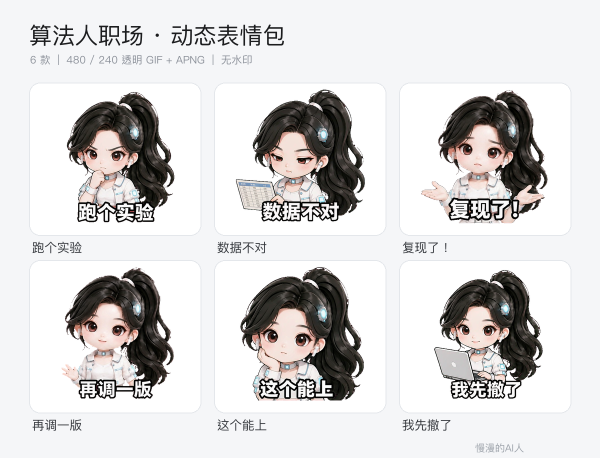
#> input picture assets/示例_B_算法人职场_预览.png, 1200 x 915 px (shown at 1/2 size)
$ python qa_check.py '../assets/示例_B_算法人职场_预览.png'
#> lines starting #> are read from the running program, lines starting #| are printed output that depends on the picture
#!/usr/bin/env python3
"""慢漫的AI人 · 动态表情包工作台

精灵图出图后的自动质检：网格、各格字幕齐全度、角色占比、背景纯度、水印残留。
兼容不透明纯色底、渐变底，以及生图后端直接输出的真透明底。
不通过就按报告改提示词重画，不要带着问题进切帧步骤。

用法:
  python3 qa_check.py 精灵图.png --cols 3 --rows 2
  python3 qa_check.py 精灵图.png --cols 3 --rows 3 --bg "#0000FF"   # 自定义抠图底色
  python3 qa_check.py 精灵图.png --cols 3 --rows 2 --strict          # WARN 也算不通过
退出码: FAIL=1，其余=0
"""
import argparse
import sys
import numpy as np
from PIL import Image

ap = argparse.ArgumentParser(description='精灵图自动质检（慢漫的AI人）')
ap.add_argument('src')
ap.add_argument('--cols', type=int, default=3)
ap.add_argument('--rows', type=int, default=2)
ap.add_argument('--bg', default='', help='自定义抠图底色 #RRGGBB；默认识别品红/绿族')
ap.add_argument('--caption-band', type=float, default=0.22, help='每格底部字幕带高度比例')
ap.add_argument('--strict', action='store_true', help='WARN 也判为不通过')
args = ap.parse_args()

rgba = np.asarray(Image.open(args.src).convert('RGBA')).astype(np.int16)
a = rgba[..., :3]
alpha = rgba[..., 3]
#> alpha: shape (915, 1200) int16; every value is 255
H, W = a.shape[:2]
#> H = 915; W = 1200
cw, ch = W // args.cols, H // args.rows
#> cw = 400; ch = 457
R, G, B = a[..., 0], a[..., 1], a[..., 2]
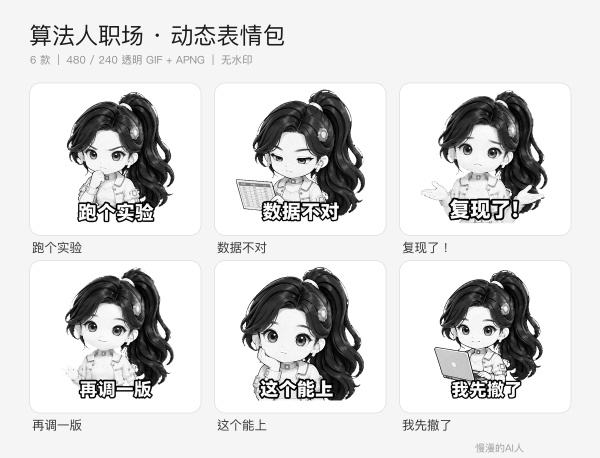
#> R: shape (915, 1200) int16 (shown at 1/2 size); min 0, max 255, mean 215.3
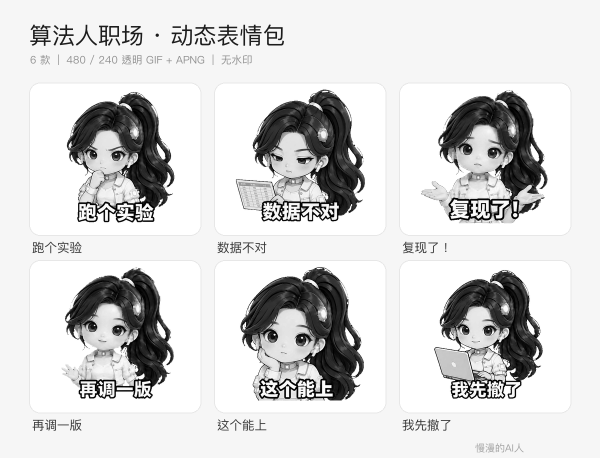
#> G: shape (915, 1200) int16 (shown at 1/2 size); min 0, max 255, mean 213.9
issues = []

custom_key = None
if args.bg:
    s = args.bg.lstrip('#')
    if len(s) != 6:
        raise SystemExit('--bg 需要 #RRGGBB 格式')
    custom_key = np.array([int(s[i:i + 2], 16) for i in (0, 2, 4)], dtype=np.int16)

transparent_ratio = float((alpha < 128).mean())
#> transparent_ratio = 0
transparent_bg = transparent_ratio > 0.05
#> transparent_bg = False


def add(level, msg):
    issues.append((level, msg))


# 1. 网格
if W % args.cols or H % args.rows:
    add('FAIL', f'尺寸 {W}x{H} 不能被 {args.cols}x{args.rows} 整除')
ratio = cw / ch
#> ratio = 0.875
if not 0.85 <= ratio <= 1.18:
    add('WARN', f'格子 {cw}x{ch} 不够方（比例 {ratio:.2f}），切帧后可能变形')
print(f'[网格] {W}x{H} → {args.cols}×{args.rows}，格子 {cw}x{ch}，{"透明底" if transparent_bg else "不透明底"}')
#| [网格] 1200x915 → 3×2，格子 400x457，不透明底

# 2. 每格字幕：统计底部字幕带的白字像素量，同一张图内应高度一致
band_h = int(ch * args.caption_band)
#> band_h = 100
counts = []
for r in range(args.rows):
    for c in range(args.cols):
        cell = a[r * ch:(r + 1) * ch, c * cw:(c + 1) * cw]
        band = cell[-band_h:]
        white = ((band[..., 0] > 185) & (band[..., 1] > 185) & (band[..., 2] > 185)).sum()
        counts.append(int(white))
#> after the loop, counts = [32799, 30318, 32914, 39225, 39332, 38878]
n = args.cols * args.rows
lo, hi = min(counts), max(counts)
#> lo = 30318; hi = 39332
print(f'[字幕] {n} 格白字像素: {counts} | min/max = {lo/max(hi,1):.2f}')
#| [字幕] 6 格白字像素: [32799, 30318, 32914, 39225, 39332, 38878] | min/max = 0.77
if lo < 800:
    add('FAIL', f'有格子几乎没有字幕（最低 {lo} 白字像素），检查是否漏画字幕或字幕位置过高')
elif lo / max(hi, 1) < 0.6:
    add('FAIL', f'各格字幕量差异过大（{lo} ~ {hi}），可能有错字、漏字或位置不一致')

# 3. 角色占比：过小通常是"全身小人"，过大可能被裁切
# 背景族判据同时兼容纯品红底、渐变紫粉底、纯绿底、自定义底色与 alpha 透明区
pure = (np.abs(R - 255) < 25) & (G < 35) & (np.abs(B - 255) < 25)
#> pure: shape (915, 1200) bool; every value is 0
grad = (R - G > 40) & (B - G > 18) & (R > 110) & (G < 190) & (np.abs(R - B) < 140)
green = (G - R > 40) & (G - B > 40) & (G > 110) & (R < 190)
custom = (np.abs(a - custom_key).sum(-1) < 90) if custom_key is not None else np.zeros((H, W), bool)
bgmask = pure | grad | green | custom | (alpha < 128)
ratios = []
for r in range(args.rows):
    for c in range(args.cols):
        cell = bgmask[r * ch:(r + 1) * ch, c * cw:(c + 1) * cw]
        ratios.append(round(float(1 - cell.mean()), 3))
#> cell: shape (457, 400) bool; every value is 0
#> after the loop, ratios = [1, 1, 1, 1, 1, 1]
print(f'[角色占比] {ratios}（非背景像素比例）')
#| [角色占比] [1.0, 1.0, 1.0, 1.0, 1.0, 1.0]（非背景像素比例）
if min(ratios) < 0.18:
    add('FAIL', f'有格子角色占比仅 {min(ratios):.1%}，疑似全身小人 / 角色过小，改提示词为「只画头部和上半身特写」重画')
elif min(ratios) < 0.28:
    add('WARN', f'有格子角色占比仅 {min(ratios):.1%}，构图偏小，检查是不是画成了全身站姿')
if max(ratios) > 0.82:
    add('WARN', f'有格子角色占比 {max(ratios):.1%}，可能被裁切')
if min(ratios) > 0 and max(ratios) - min(ratios) > 0.3:
    add('WARN', '各格角色占比差异较大，帧间可能有大小跳动')

# 4. 背景纯度：只取四角（画面边缘中部常被角色／高马尾占满，取了会误报），
#    再看全图"背景族"像素的颜色集中度；真透明底不需要这一步
bg_standard = False
if transparent_bg:
    print(f'[背景] 真透明底（透明像素 {transparent_ratio:.1%}），跳过纯度检查')
else:
    corners = [a[:20, :20], a[:20, -20:], a[-20:, :20], a[-20:, -20:]]
    medians = np.array([np.median(p.reshape(-1, 3), axis=0) for p in corners])
#> medians = [[245, 246, 248], [245, 246, 248], [245, 246, 248], [245, 246, 248]]
    targets = [[255, 0, 255], [0, 255, 0]]
    if custom_key is not None:
        targets.append(custom_key.tolist())
    tarr = [np.array(t, dtype=float) for t in targets]
    worst = float(np.min([np.linalg.norm(medians - t, axis=1) for t in tarr], axis=0).max())
#> worst = 246.3
    bgp = a[bgmask & (alpha >= 128)]
#> bgp = empty array
    p95 = 0.0
    if len(bgp):
        d_all = np.min([np.linalg.norm(bgp.astype(float) - t, axis=1) for t in tarr], axis=0)
        p95 = float(np.percentile(d_all, 95))
    bg_standard = worst <= 40 and p95 <= 40
#> bg_standard = False
    print(f'[背景] 四角偏差 {worst:.1f}，背景像素距离 p95 {p95:.1f}')
#| [背景] 四角偏差 246.3，背景像素距离 p95 0.0
    if not bg_standard:
        add('WARN', f'背景不是标准纯色底（四角偏差 {worst:.1f} / p95 {p95:.1f}，多为渐变紫粉或浅灰），建议先跑 clean_bg.py 归一化再抠图')

# 5. 右下角水印残留（排除真透明区域，避免把透明像素的 RGB 误判成水印）
#    已归一化的纯色底：右下角矩形必然已被 clean_bg.py 刷成背景色，
#    那里剩下的亮白像素是第 6 格字幕，不是水印，跳过以免误报
if bg_standard:
    print('[水印] 已归一化纯色底，水印区为背景色；右下角亮白像素来自字幕，跳过')
else:
    wm = a[int(H * 0.90):, int(W * 0.915):]
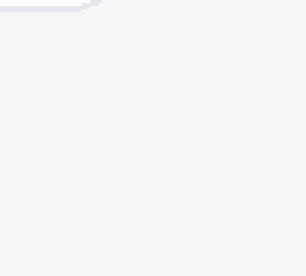
#> wm: shape (92, 102, 3) int16 (shown 3 times larger); mean R, G, B 244.9, 245.9, 247.9
    wm_opaque = alpha[int(H * 0.90):, int(W * 0.915):] > 128
#> wm_opaque: shape (92, 102) bool; every value is 1
    wm_white = int((((wm[..., 0] > 185) & (wm[..., 1] > 185) & (wm[..., 2] > 185)) & wm_opaque).sum())
#> wm_white = 9384
    print(f'[水印] 右下角亮白像素 {wm_white}')
#| [水印] 右下角亮白像素 9384
    if wm_white > 200:
        add('WARN', f'右下角疑似平台水印（{wm_white} 亮白像素），用 clean_bg.py 清理')

# 汇总
fails = [m for lv, m in issues if lv == 'FAIL']
warns = [m for lv, m in issues if lv == 'WARN']
print('\n=== 质检结果 ===')
for lv, m in issues:
    print(f'  {lv}: {m}')
if fails:
    print(f'结论：FAIL（{len(fails)} 项阻断 / {len(warns)} 项提醒）→ 改提示词重画这一张')
#> (the run stopped early here; a loop or call above may not have finished)
